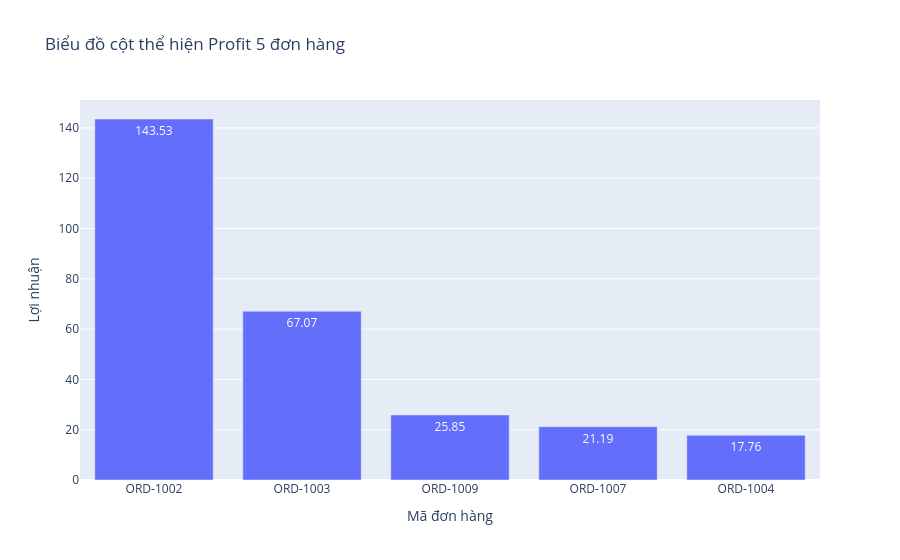

Write notebook code for a chart like this one.
### Code cell
# Câu 3
import plotly.express as px

top5 = df_sorted.head(5)

fig = px.bar(
    top5,
    x='Order_ID',
    y='Profit',
    labels={'Order_ID': 'Mã đơn hàng', 'Profit': 'Lợi nhuận'},
    title="Biểu đồ cột thể hiện Profit 5 đơn hàng",
    text_auto=True
)

fig.show()

### Figure 1 — Plotly figure (JSON) as saved in the notebook; plotly's stock layout.template omitted (floating-point values rounded to 4 significant figures)
{"data": [{"hovertemplate": "Mã đơn hàng=%{x}<br>Lợi nhuận=%{y}<extra></extra>", "legendgroup": "", "marker": {"color": "#636efa", "pattern": {"shape": ""}}, "name": "", "orientation": "v", "showlegend": false, "textposition": "auto", "texttemplate": "%{y}", "type": "bar", "x": ["ORD-1002", "ORD-1003", "ORD-1009", "ORD-1007", "ORD-1004"], "xaxis": "x", "y": [143.5, 67.07, 25.85, 21.19, 17.76], "yaxis": "y"}], "layout": {"barmode": "relative", "legend": {"tracegroupgap": 0}, "title": {"text": "Biểu đồ cột thể hiện Profit 5 đơn hàng"}, "xaxis": {"anchor": "y", "domain": [0, 1], "title": {"text": "Mã đơn hàng"}}, "yaxis": {"anchor": "x", "domain": [0, 1], "title": {"text": "Lợi nhuận"}}}}
